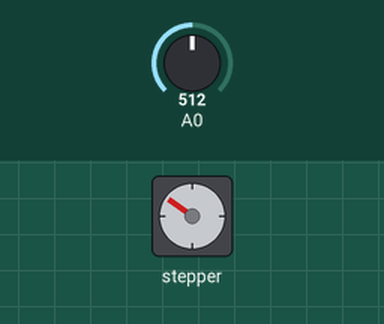
Simulated run of this sketch. Board: Arduino Uno, built with avr-gcc and run on an emulated ATmega328P. Shown: stepper motor. Wiring (inferred from the names in the program): stepper motor driver (200 steps per turn assumed): step pin 3; direction pin 2. Inputs (shaded band) come from the test bench; at power-on: A0 = 512.

Above: at 1.2 s.
1.3 s: A0 set to 306
At 1.65 s:
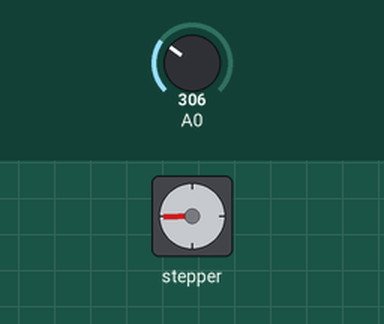
4.3 s: A0 set to 716
At 4.8 s:
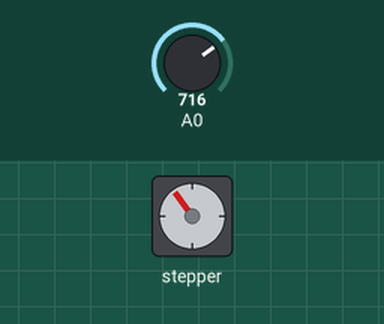
7.3 s: A0 set to 511
At 7.48 s:
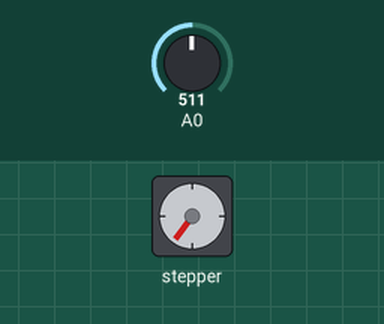
Timing chart, 0 to 19.3 s (numbered marks = the images above; inputs shaded):
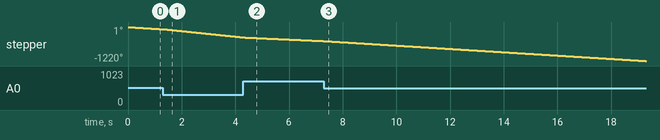

The sketch:

motor-driver.ino
```cpp
#define dirPin 2
#define stepPin 3

void setup() {
  Serial.begin(9600);

  pinMode(dirPin, OUTPUT);
  pinMode(stepPin, OUTPUT);

  digitalWrite(dirPin, LOW);
}

int n = 64;
void loop() {
  int a = analogRead(A0);
  n = map(a, 0, 1023, 0, 127);
  /*if (Serial.available() > 0) {
    int b = Serial.read();
    if (b > 0) {
      n = b;
    }
  }*/
  int d = map(n, 0, 127, 1, 30);
  step(8, d);
}

void step(int times, int d) {
  for(int i = 0; i < times; i++) {
    digitalWrite(stepPin, HIGH);
    delay(d);
    digitalWrite(stepPin, LOW);
    delay(d);
  }
}
```
